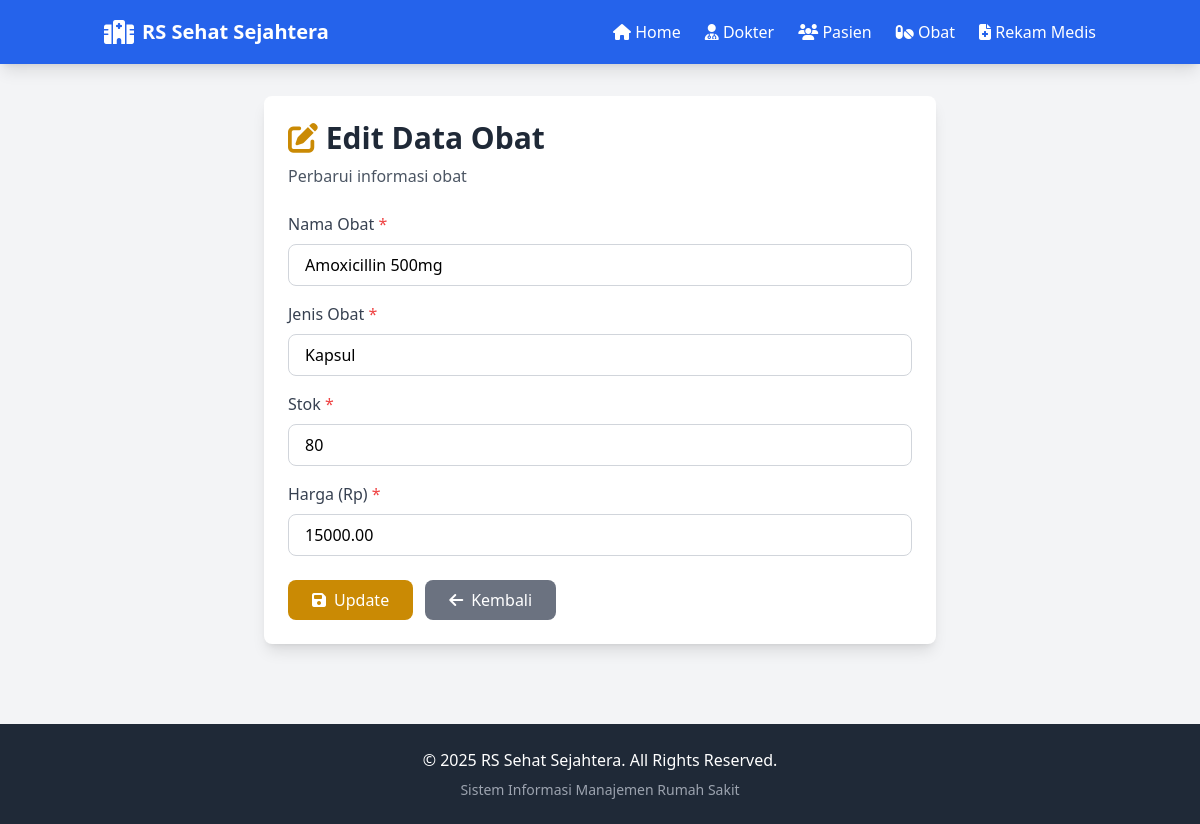
/pages/obat/edit.php?id=2, run on the app's committed database.
### tables this page shows
CREATE TABLE obat (
    id_obat INT PRIMARY KEY AUTO_INCREMENT,
    nama_obat VARCHAR(100) NOT NULL,
    jenis_obat VARCHAR(50),
    stok INT NOT NULL DEFAULT 0,
    harga DECIMAL(10,2) NOT NULL,
    created_at TIMESTAMP DEFAULT CURRENT_TIMESTAMP
);

### pages/obat/edit.php (the view, shortened to what this page needs)
<?php
require_once '../../config/database.php';
include '../../includes/header.php';
$id = isset($_GET['id']) ? (int)$_GET['id'] : 0;
$query = "SELECT * FROM obat WHERE id_obat = $id";
$result = $conn->query($query);
$obat = $result->fetch_assoc();
?>
<div class="container mx-auto px-4 py-8">
    <div class="max-w-2xl mx-auto bg-white rounded-lg shadow-lg p-6">
        <div class="mb-6">
            <h1 class="text-3xl font-bold text-gray-800 mb-2">
                <i class="fas fa-edit text-yellow-600"></i> Edit Data Obat
            </h1>
            <p class="text-gray-600">Perbarui informasi obat</p>
        </div>
        <form method="POST" action="">
            <div class="space-y-4">
                <div>
                    <label class="block text-gray-700 font-medium mb-2">
                        Nama Obat <span class="text-red-500">*</span>
                    </label>
                    <input type="text" name="nama_obat" required
                           value="<?= htmlspecialchars($obat['nama_obat']) ?>"
                           class="w-full px-4 py-2 border border-gray-300 rounded-lg focus:ring-2 focus:ring-purple-500 focus:border-transparent">
                </div>
                <div>
                    <label class="block text-gray-700 font-medium mb-2">
                        Jenis Obat <span class="text-red-500">*</span>
                    </label>
                    <input type="text" name="jenis_obat" required
                           value="<?= htmlspecialchars($obat['jenis_obat']) ?>"
                           class="w-full px-4 py-2 border border-gray-300 rounded-lg focus:ring-2 focus:ring-purple-500 focus:border-transparent">
                </div>
                <div>
                    <label class="block text-gray-700 font-medium mb-2">
                        Stok <span class="text-red-500">*</span>
                    </label>
                    <input type="number" name="stok" required min="0"
                           value="<?= $obat['stok'] ?>"
                           class="w-full px-4 py-2 border border-gray-300 rounded-lg focus:ring-2 focus:ring-purple-500 focus:border-transparent">
                </div>
                <div>
                    <label class="block text-gray-700 font-medium mb-2">
                        Harga (Rp) <span class="text-red-500">*</span>
                    </label>
                    <input type="number" name="harga" required min="0" step="0.01"
                           value="<?= $obat['harga'] ?>"
                           class="w-full px-4 py-2 border border-gray-300 rounded-lg focus:ring-2 focus:ring-purple-500 focus:border-transparent">
                </div>
            </div>
            <div class="flex gap-3 mt-6">
                <button type="submit" class="bg-yellow-600 hover:bg-yellow-700 text-white px-6 py-2 rounded-lg transition flex items-center">
                    <i class="fas fa-save mr-2"></i> Update
                </button>
                <a href="index.php" class="bg-gray-500 hover:bg-gray-600 text-white px-6 py-2 rounded-lg transition flex items-center">
                    <i class="fas fa-arrow-left mr-2"></i> Kembali
                </a>
            </div>
        </form>
    </div>
</div>
<?php include '../../includes/footer.php'; ?>

### assets/css/style.css (style rules this page uses)
* { transition: all 0.3s ease; }
button, a.btn { position: relative; overflow: hidden; }

### data on the page
obat: nama_obat "Amoxicillin 500mg", jenis_obat "Kapsul", stok "80", harga "15000.00"
